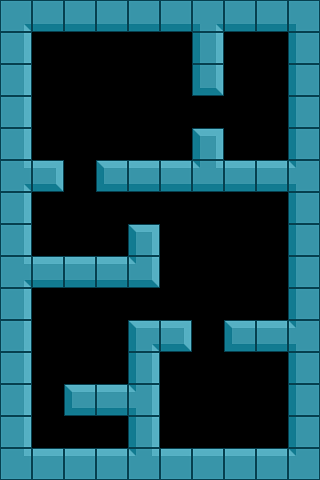

Tiled map render using the project's own tile images. Description and the whole map definition, tile-layer contents included, below:
An orthogonal 10x15 tile map with 32x32 px tiles, 1 tile layer (walls).

<map version="1.0" orientation="orthogonal" renderorder="left-down" width="10" height="15" tilewidth="32" tileheight="32" nextobjectid="1">
 <tileset firstgid="1" name="basictiles" tilewidth="32" tileheight="32" tilecount="48" columns="16">
  <image source="../images/basictiles.png" width="512" height="96" />
 </tileset>
 <layer name="walls" width="10" height="15">
  <data encoding="csv">
12,38,38,38,38,38,13,38,38,14,
23,0,0,0,0,0,27,0,0,21,
23,0,0,0,0,0,43,0,0,21,
23,0,0,0,0,0,0,0,0,21,
23,0,0,0,0,0,11,0,0,21,
28,4,0,2,3,3,41,3,3,30,
23,0,0,0,0,0,0,0,0,21,
23,0,0,0,11,0,0,0,0,21,
28,3,3,3,42,0,0,0,0,21,
23,0,0,0,0,0,0,0,0,21,
23,0,0,0,8,4,0,2,3,30,
23,0,0,0,27,0,0,0,0,21,
23,0,2,3,26,0,0,0,0,21,
23,0,0,0,27,0,0,0,0,21,
44,6,6,6,45,6,6,6,6,46
</data>
 </layer>
</map>